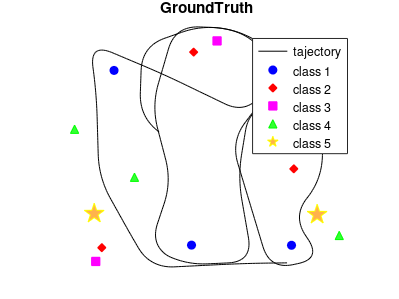

MATLAB code for this plot: (Note: this script raises an error after producing the figure.)
%
%  the version 2 : use distribution with the hyperparameter gamma to 
%                  sample the parameter of Standard Deviation
%
%
% our implementation based on the original code of the paper 
%    < SLAM with objects using a nonparametric pose graph >
% the github: 
%    https://github.com/BeipengMu/objectSLAM
%
%
%

close all;
clc;
clear;

addpath('include/');

%% load data and add noise
load('data/simulation.mat');

% generate Simulation Data


% New： create common view relationship between
if ~exist('commonview.mat')
    commonview = zeros(length(node_edge.dpos), length(node_edge.dpos));
    %commonview = zeros(max(lm_edge.id1), max(lm_edge.id1));

    tmp = cell(length(node_edge.dpos),1);
    commonviewFrame = cell(length(node_edge.dpos),1);
    for i = 1:length(node_edge.dpos)
        tmp{i} = lm_edge.id2(find(lm_edge.id1==i));
    end

    for i = 1:length(tmp)
        i
        t1 = tmp{i};

        for j = (i+1):length(tmp)

            t2 = tmp{j};
            t3 = intersect(t1, t2);
            if ~isempty(t3)
                commonview(j,i) = 1;
                commonview(i,j) = commonview(j,i);
            end
        end

        commonviewFrame{i} = find(commonview(i,:)==1);
    end
    
    measurements_Commonview = cell(length(lm_edge.id1), 1);
    for i = 1:length(lm_edge.id1) 
        
        idx_frame = lm_edge.id1(i);
        commonviewKeyFrame = find(commonview(idx_frame, :)==1);
            
        measurement_Tmp = [i];
        for j = 1:length(commonviewKeyFrame)
            tmp = find(lm_edge.id1==commonviewKeyFrame(j));
            measurement_Tmp = [measurement_Tmp tmp];
        end
        measurements_Commonview{i} = measurement_Tmp;
    end
    
    
    save commonview commonview
    save commonviewFrame commonviewFrame
    save measurements_Commonview measurements_Commonview
else
    load commonview
    load commonviewFrame
    load measurements_Commonview
end

lm_edge.commonview = commonview;
lm_edge.commonviewFrame = commonviewFrame;
lm_edge.measurements_Commonview = measurements_Commonview;

HDP_lambda = 1.0;


%stdV = normrnd(0, HDP_lambda)
% noise_1 = rand()*0.3*HDP_lambda; 
% noise_2 = rand()*0.1*HDP_lambda;
% noise_3 = 0.01;

%%
%  three noise parameters are sampled from Normal distribution noise ~ N(0, lambda)
noise_1 = normrnd(0, HDP_lambda)^2; 
noise_2 = normrnd(0, HDP_lambda)^2;
noise_3 = 0.01;

% HDP_lambda1 = 0.3;  % 0.1 -  0.3
% HDP_lambda2 = 0.02;  % 0.02 - 0.1

lm_edge.dpos = lm_edge.dpos + randn(2,1098)*noise_1;  % 0.1
node_edge.dpos = node_edge.dpos+ randn(size(node_edge.dpos))*noise_2; % 0.02 
node_edge.dtheta = node_edge.dtheta + randn(size(node_edge.dtheta))*noise_3; % 0.01

%% plot dataset
fig = figure;
set(fig,'Position', [100, 100, 400, 300]);
set(fig,'Units','Inches');
pos = get(fig,'Position');
set(fig,'PaperPositionMode','Auto','PaperUnits','Inches','PaperSize',[pos(3), pos(4)])

plot(truth_traj(:,1),truth_traj(:,2),'k');
hold on; 
        
label={'tajectory'};
for i=1:5
    idx = truth_objects(:,3)==i-1;
    if sum(idx)>0
        label{end+1}=['class ' num2str(i)];
        switch i
        case 1
            plot(truth_objects(idx,1),truth_objects(idx,2),'bo','MarkerFaceColor','b');            
        case 2
            plot(truth_objects(idx,1),truth_objects(idx,2),'rd','MarkerFaceColor','r');
        case 3
            plot(truth_objects(idx,1),truth_objects(idx,2),'ms','MarkerFaceColor','m');
        case 4
            plot(truth_objects(idx,1),truth_objects(idx,2),'g^','MarkerFaceColor',[0.2 1 0.2]);
        case 5
            plot(truth_objects(idx,1),truth_objects(idx,2),'yp','MarkerFaceColor',[1 0.7 0.3],'MarkerSize',15);
        end               
   end
end
axis equal; axis off;
legend(label);
title('GroundTruth');
        
%% DP
pr = Processer();
pr = pr.setupobjects(node_edge,lm_edge);
% pr.plot();
pr = pr.optimizeDP(10);
[Eodom_NP, Eobj_NP]=pr.computeError(truth_traj',truth_objects');
pr.plot();
title('DP non-parametric');


%% HDP
pr = Processer();
pr = pr.setupobjects(node_edge,lm_edge);
% pr.plot();
pr = pr.optimizeHDP(10);
[Eodom_NP, Eobj_NP]=pr.computeError(truth_traj',truth_objects');
pr.plot();
title('HDP non-parametric');



% %% frame based
% pr_frame = Processer();
% pr_frame = pr_frame.setupobjects(node_edge,lm_edge);
% % [Iodom_frame, Iobj_frame]=pr_frame.computeEntropy();
% [Eodom_frame, Eobj_frame]=pr_frame.computeError(truth_traj',truth_objects');
% pr_frame.plot();
% title('frame based');
% 
% 
% %% open loop
% dp_alpha = 0.2:0.1:0.9;
% for i=1:length(dp_alpha)
%     pr_OL = Processer();
%     pr_OL.DP_alpha=dp_alpha(i);
%     pr_OL = pr_OL.setupobjects(node_edge,lm_edge);
%     pr_OL = pr_OL.OpenLoop;
% %     pr_OL.plot();
%     % [Iodom_OL, Iobj_OL]=pr_OL.computeEntropy();
%     [Eodom_OL, Eobj_OL]=pr_OL.computeError(truth_traj',truth_objects');
%     err_obj_ol(i)=mean(sqrt(Eobj_OL));
%     no_obj_ol(i)=length(pr_OL.objects);
% end
% pr_OL.plot();
% title('open loop');
% 
% %% robust slam
% for i=1:length(dp_alpha)
%     pr_Robust = Processer();
%     pr_Robust.DP_alpha=dp_alpha(i);
%     pr_Robust = pr_Robust.setupobjects(node_edge,lm_edge);
%     pr_Robust = pr_Robust.RobustSlam;
%     pr_Robust.write_isam('isam_input.txt');
%     % CPlusPlus program
%     !isam/bin/isam isam_input.txt -W isam_output.txt -B  
%     pr_Robust = pr_Robust.read_isam('isam_output.txt');
% %     pr_Robust.plot();
%     % [Iodom_PL, Iobj_PL]=pr_PL.computeEntropy();
%     [Eodom_Robust, Eobj_Robust]=pr_Robust.computeError(truth_traj',truth_objects');
%     err_obj_robust(i)=mean(sqrt(Eobj_Robust));
%     no_obj_robust(i)=length(pr_Robust.objects);
% end
% pr_Robust.plot();
% title('robust slam');
% 
% %%
% algo = {'NP pose graph'; 'Open Loop'; 'Robust SLAM'; 'Frame by Frame'};
% mean_odom = mean( sqrt([Eodom_NP; Eodom_OL; Eodom_Robust; Eodom_frame]),2);
% cum_odom = sum( sqrt([Eodom_NP; Eodom_OL; Eodom_Robust; Eodom_frame]),2);
% no_msts = sum( [pr.measurements.obj_id; pr_OL.measurements.obj_id;...
%     pr_Robust.measurements.obj_id; pr_frame.measurements.obj_id]>0,2);
% no_obj = [length(pr.objects); length(pr_OL.objects); length(pr_Robust.objects); length(pr_frame.objects)];
% err_obj = [mean(sqrt(Eobj_NP)); mean(sqrt(Eobj_OL)); mean(sqrt(Eodom_Robust)); mean(sqrt(Eobj_frame))];
% T = table(mean_odom,cum_odom,no_msts,no_obj,err_obj,...
%     'RowNames',algo);
% %%
% figure
% set(0,'DefaultLineMarkerSize',10)
% semilogx(no_obj(1), err_obj(1),'ko','MarkerFaceColor','k');hold on;
% semilogx(no_obj_ol, err_obj_ol,'b^','MarkerFaceColor','b');
% semilogx(no_obj_robust, err_obj_robust,'rs','MarkerFaceColor','r');
% semilogx(no_obj(4), err_obj(4),'mp','MarkerFaceColor','m');
% semilogx(15, 0,'gd','MarkerFaceColor',[0 0.8 0]);
% xlabel('number of objects');ylabel error;
% legend('NP-Graph','OL','R-SLAM','FbF','Ground Truth');
% 
% %%
% figure
% semilogy(cumsum(sqrt(Eodom_NP(1:20:end))),'k-o');hold on;
% semilogy(cumsum(sqrt(Eodom_OL(1:20:end))),'b-^');
% semilogy(cumsum(sqrt(Eodom_Robust(1:20:end))),'r-s');
% semilogy(cumsum(sqrt(Eodom_frame(1:20:end))),'m-p');
% xlabel time;ylabel 'cumulative trajectory error';
% legend('NP-Graph','OL','R-SLAM','FbF');

